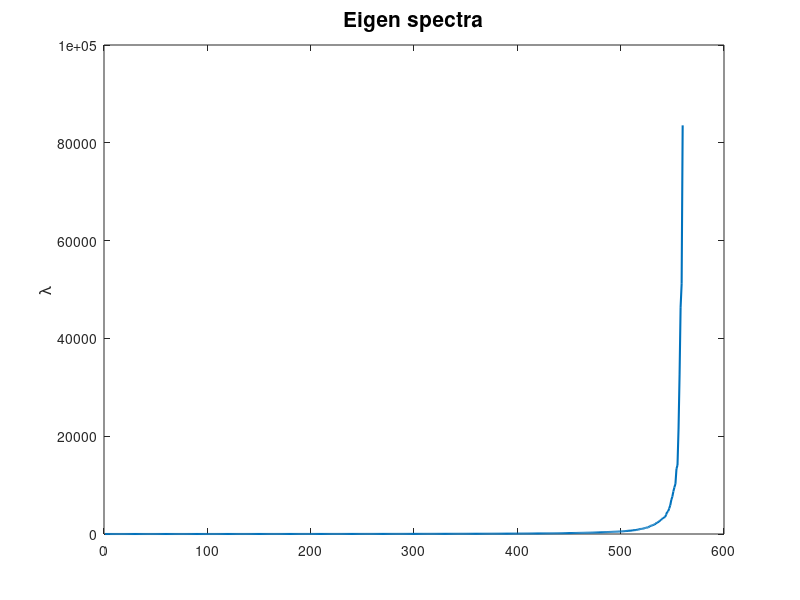

MATLAB code for this plot:
% Edited by Yuanbo Han, Dec. 22, 2017.

load freyface.mat
X = double(X);  % convert to double

% Compute like SVD
N = size(X, 2);
[Vun, Dun] = eig(X*X'/N);
[lambda_un, order] = sort(diag(Dun));
Vun = Vun(:, order);
Xctr = X - repmat(mean(X, 2), 1, N);
[Vctr, Dctr] = eig(Xctr*Xctr'/N);
[lambda_ctr, order] = sort(diag(Dctr));
Vctr = Vctr(:, order);

% Eigen spectra (plot lambda_ctr)
figure;
plot(lambda_ctr, 'LineWidth', 1.5);
ylabel('\lambda', 'FontSize', 12);
title('Eigen spectra', 'FontSize', 15);

% Select k based on retention rate
original = sum(lambda_ctr);
new = 0;
r = 0.95;  % retention rate
for k=1:560
    new = new + lambda_ctr(end-k+1);
    if new / original >= r
        break;
    end
end
fprintf('k = %d, at the retention rate of %.2f%%\n', k, r*100);
